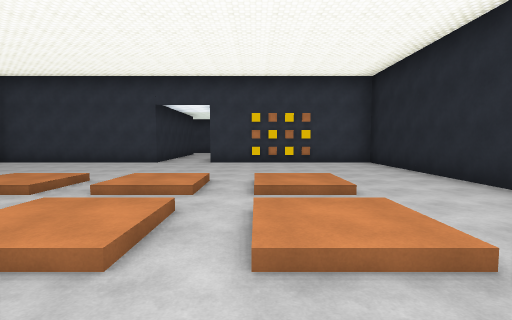
View 1 (above)

23 first-person views from a walk through a Unity game level. The camera is 1.3 m above the floor, tilts 4° down and sees 85° across. Doors are open. The floor is counted in squares, 2.4 m on a side. Each view is taken from the middle of a square. On the plan, view 1 faces up. The plan holds only what a view shows up to about 9 squares ahead; the rest is blank. The place goes on beyond the plan. The player is left out. Surface patterns are stand-ins for the level's own textures.

View 2
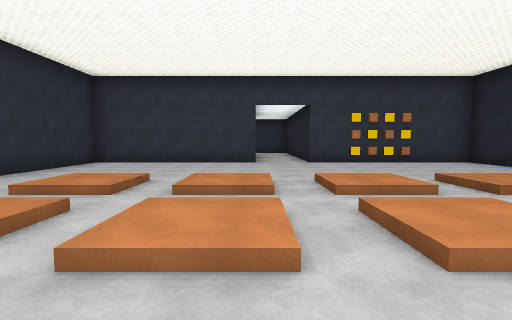

View 3
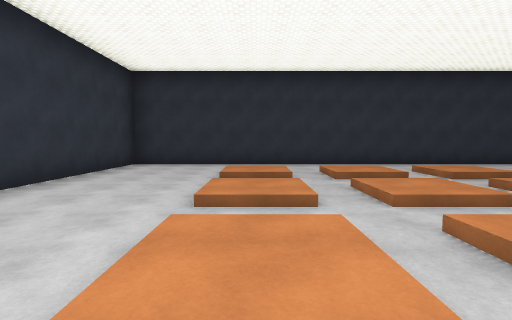

View 4
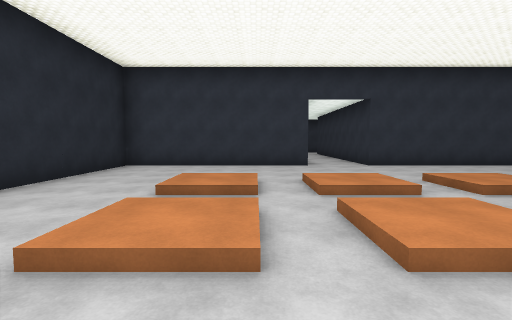

View 5
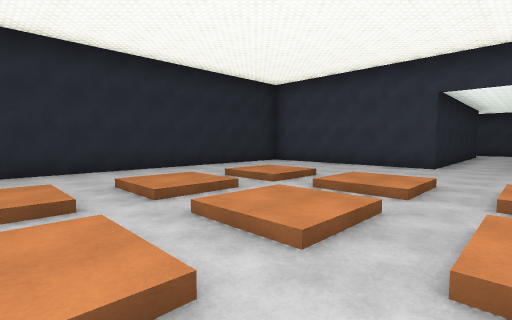

View 6
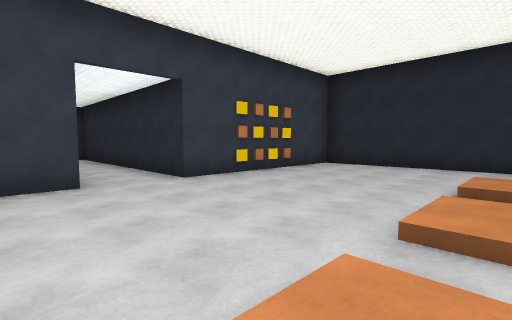

View 7
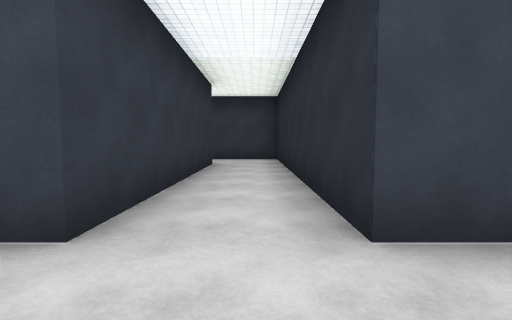

View 8
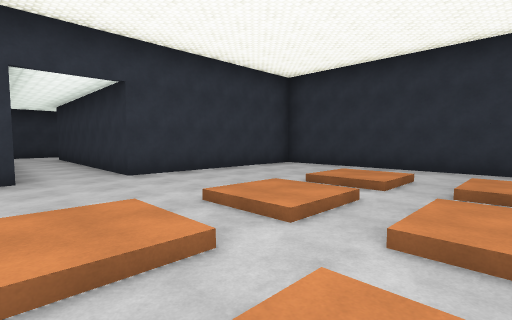

View 9
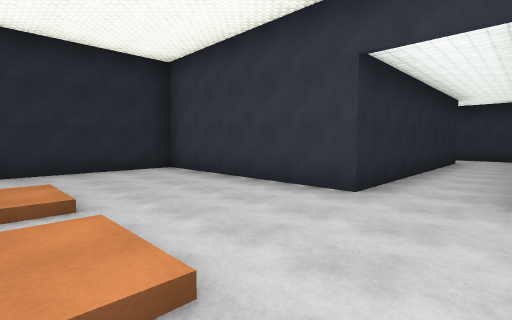

View 10
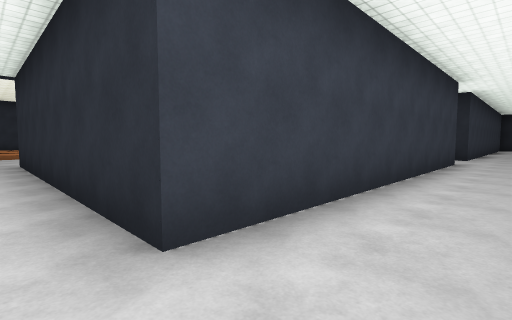

View 11
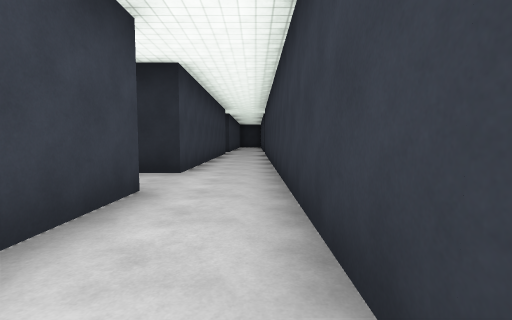

View 12
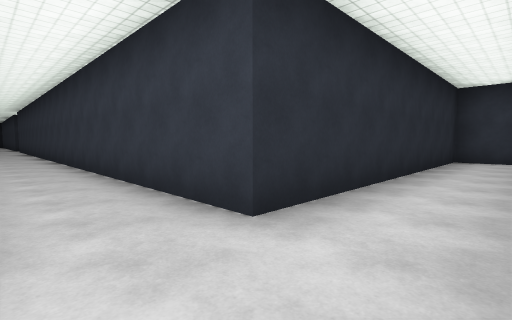

View 13
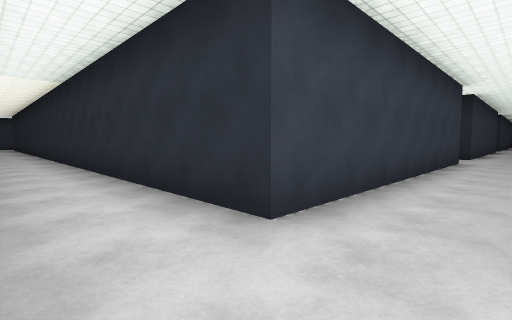

View 14
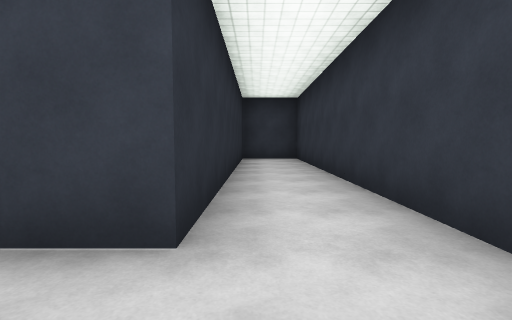

View 15
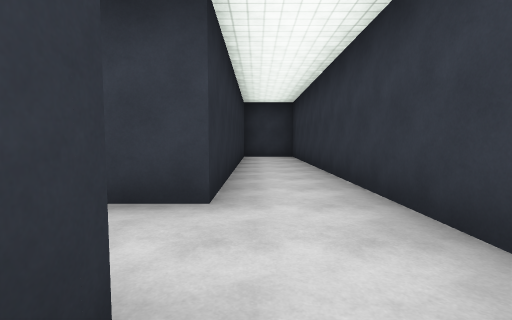

View 16
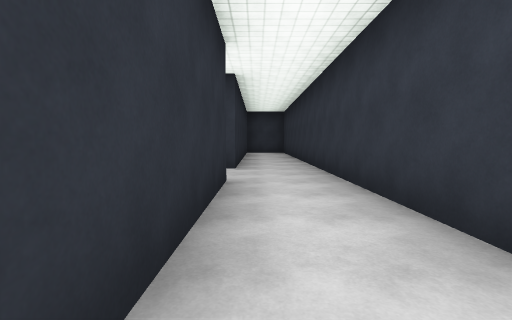

View 17
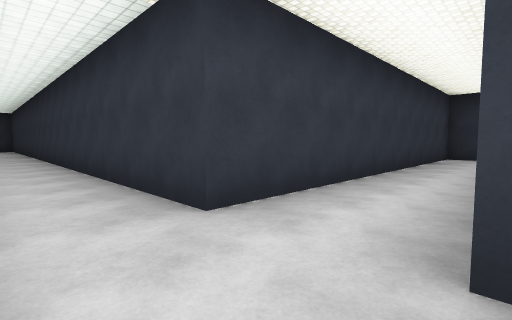

View 18
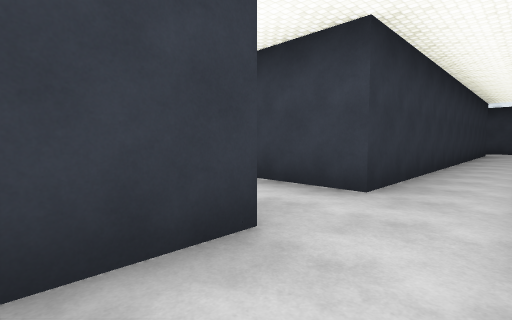

View 19
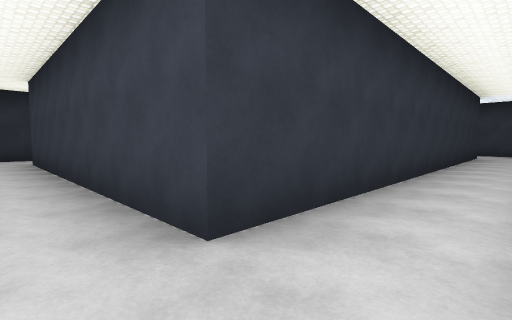

View 20
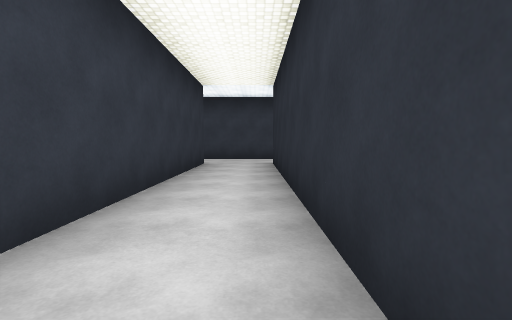

View 21
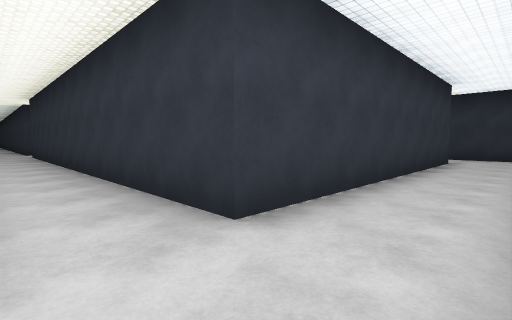

View 22
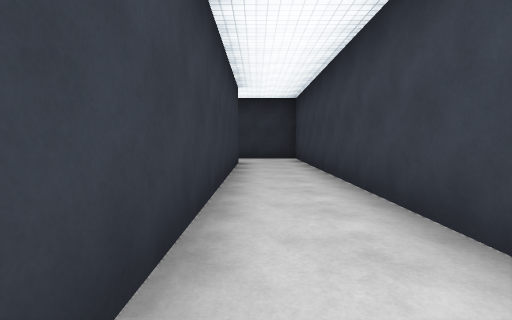

View 23
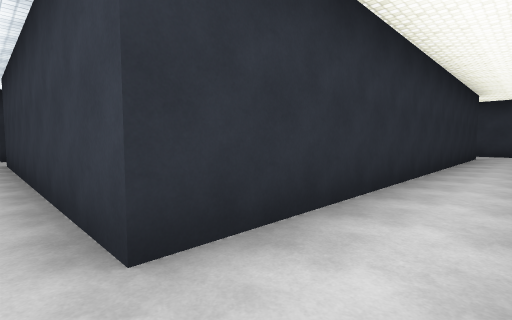

### Floor plan
Key: @ floor where view 1 was taken; # wall or solid block; . main floor; : floor 0.25 m higher than the main floor; / step, stairs or slope; D open door; O other object.
Columns run from 20 left of view 1 to 9 right of it. Each row starts with its distance up from view 1.
 13                  #.#
 12                  #.#
 11 ###########      #.#
 10 #..........      #.#
  9 #.......... ######.#OOO##
  8 #..######..##........O..#
  7  ..#    #..##...........#
  6  ..#    #..##...........#
  5  ..#    #..##...........#
  4  ..#    #..##./:/:/:/:..#
  3  ..#    #..##...........#
  2  ..#    #.. #./:/:/:/:..#
  1  ..#    #.. #...........#
  0  ..#    #..##./:/:/:@:..#
 -1 #..######..##...........#
 -2 #..........##...........#
 -3 #########..##...........#
 -4         #..######DD######
 -5         #..#    ##.#
 -6         #..#     #.#
 -7         #..#     #.#
 -8         #..#     #.#
 -9         #..#######.####### ###
-10         #.....................
-11         #..........#####  ..
-12         #..#########
-13         #..#
-14         #..#
-15         #..#
-16         #..#
-17         #..#
-18         #..#
-19         ####

Where each view was taken, in squares from view 1:
view 1: 0 up, 0 right, facing up
view 2: 0 up, 3 left, facing up
view 3: 0 up, 0 right, facing left
view 4: 4 up, 0 right, facing down
view 5: 4 up, 3 left, facing down-right
view 6: 4 up, 4 left, facing up-right
view 7: 7 up, 2 left, facing up
view 8: 2 up, 1 left, facing down-left
view 9: 0 up, 3 left, facing down-right
view 10: 11 down, 2 left, facing up-right
view 11: 11 down, 6 left, facing right
view 12: 10 down, 11 left, facing down-right
view 13: 11 down, 11 left, facing up-right
view 14: 10 down, 10 left, facing down
view 15: 9 down, 10 left, facing down
view 16: 6 down, 10 left, facing down
view 17: 1 down, 10 left, facing down-left
view 18: 4 down, 10 left, facing up-left
view 19: 2 down, 10 left, facing up-left
view 20: 2 up, 10 left, facing up
view 21: 10 up, 10 left, facing down-left
view 22: 9 up, 11 left, facing left
view 23: 9 up, 19 left, facing down-right
